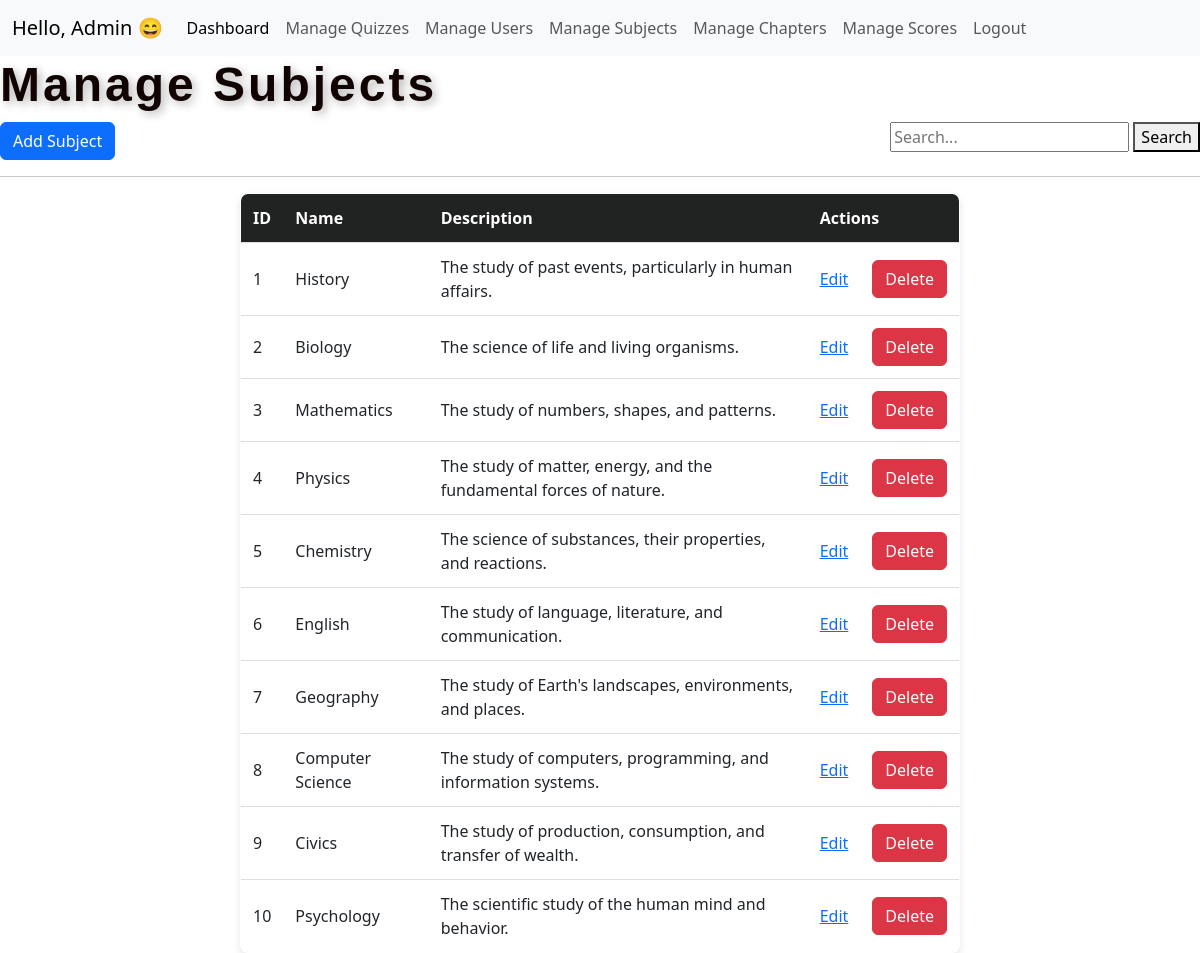
The app's page /manage_subjects with its own data.
### model.py (models this page shows)
class Subject(db.Model):
    __tablename__ = 'subjects'
    id = db.Column(db.Integer, primary_key=True, autoincrement=True)
    name = db.Column(db.String(100), unique=True, nullable=False)
    description = db.Column(db.Text, nullable=False)
    chapters = db.relationship('Chapter', back_populates='subject', cascade="all, delete-orphan")

### main.py (the view)
@app.route('/manage_subjects')
def manage_subjects():
    subjects = Subject.query.all()
    return render_template('Admin/manage_subjects.html', subjects=subjects)

### templates/Admin/manage_subjects.html
{% extends "Admin/adminLayout.html" %} {% block content %} {% block head %}
<link rel="stylesheet" href="/static/tables.css" />
{% endblock %}
<h2>Manage Subjects</h2>
<a href="/add_subject" class="btn btn-primary">Add Subject</a>
<div class="search-form" style="float: right">
  <form action="/search_subject" method="POST">
    <input type="text" name="searchkey" placeholder="Search..." required />
    <button type="submit">Search</button>
  </form>
</div>
<hr />
<div class="table-container">
  <table>
    <thead>
      <tr>
        <th>ID</th>
        <th>Name</th>
        <th>Description</th>
        <th colspan="2">Actions</th>
      </tr>
    </thead>
    <tbody>
      {% for subject in subjects %}
      <tr>
        <td>{{ subject.id }}</td>
        <td>{{ subject.name }}</td>
        <td>{{ subject.description }}</td>
        <td><a href="/edit_subject/{{ subject.id }}">Edit</a></td>
        <td>
          <form
            action="{{ url_for('delete_subject', id=subject.id) }}"
            method="post"
          >
            <button
              class="btn btn-danger"
              onclick="return confirm('Are you sure you want to delete this subject?')"
            >
              Delete
            </button>
          </form>
        </td>
        {% endfor %}
      </tr>
    </tbody>
  </table>
</div>
{% endblock %}

### static/tables.css (style rules this page uses)
h2 { font-size: 3rem; font-weight: bold; color: #100301; letter-spacing: 3px; text-shadow: 3px 3px 10px rgba(0, 0, 0, 0.3); font-family: "Poppins", sans-serif; }
.table-container { display: flex; justify-content: center; align-items: center; min-height: 80vh; }
table { width: 60%; border-collapse: collapse; background: white; box-shadow: 0 4px 8px rgba(0, 0, 0, 0.1); border-radius: 8px; overflow: hidden; text-align: center; border: 1px solid black; max-width: 1200px; }
th, td { padding: 12px; text-align: left; border-bottom: 1px solid #ddd; }
th { background: #212222; color: white; }

### records on screen
Subject: id "1", name "History", description "The study of past events, particularly in human affairs."
Subject: id "2", name "Biology", description "The science of life and living organisms."
Subject: id "3", name "Mathematics", description "The study of numbers, shapes, and patterns."
Subject: id "4", name "Physics", description "The study of matter, energy, and the fundamental forces of nature."
Subject: id "5", name "Chemistry", description "The science of substances, their properties, and reactions."
Subject: id "6", name "English", description "The study of language, literature, and communication."
Subject: id "7", name "Geography", description "The study of Earth's landscapes, environments, and places."
Subject: id "8", name "Computer Science", description "The study of computers, programming, and information systems."
Subject: id "9", name "Civics", description "The study of production, consumption, and transfer of wealth."
Subject: id "10", name "Psychology", description "The scientific study of the human mind and behavior."
